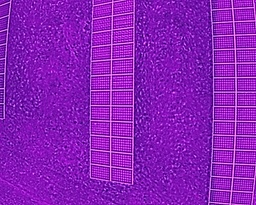
#> input picture data/raw/sample.JPG, 256 x 205 px, shrunk from 640 x 512 before the run
$ python main3.py   (older library calls are emulated)
#> lines starting #> are read from the running program, lines starting #| are printed output that depends on the picture; after the words box and inside, x2 and y2 are one past the last pixel; in counts of white or black regions, pixels touching at a corner belong together
### thermography/detection/preprocessing.py
import logging
from dataclasses import dataclass

import cv2
import numpy as np

from thermography.utils import scale_image, rotate_image

__all__ = ["PreprocessingParams", "FramePreprocessor"]


@dataclass
class PreprocessingParams:
    """Parameters used by the :class:`.FramePreprocessor`.
    Initializes the preprocessing parameters to their default value.

    Attributes:
        :param gaussian_blur: Radius of the gaussian blur to apply to the input image.
        :param image_scaling: Scaling factor to apply to the input image.
        :param image_rotation: Angle expressed in radiants used to rotate the input image.
        :param red_threshold: Temperature threshold used to discard `cold` unimportant areas in the image.
        :param min_area: Minimal surface of retained `important` areas of the image. Warm regions whose surface is smaller than this threshold are discarded.
    """
    gaussian_blur: int = 11
    image_scaling: float = 8.0
    image_rotation: int = 0
    red_threshold: int = 120
    min_red_contour: int = 120
    min_area: int = 250 * 250
    pixel_outsider_percentage: int = 0.03


class FramePreprocessor:
    """Class responsible for preprocessing an image frame."""

    def __init__(self, input_image: np.ndarray, params: PreprocessingParams = PreprocessingParams()):
        """Initializes the frame preprocessor with the input image and the preprocessor parameters.

        :param input_image: RGB or greyscale input image to be preprocessed.
        :param params: Preprocessing parameters.
        """
        self.input_image = input_image
        self.params = params
        self.preprocessed_image = None
        self.scaled_image_rgb = None
        self.scaled_image = None
        self.attention_image = None
        self.centroids = None
        self.mask = None

    @property
    def channels(self) -> int:
        """Returns the number of channels of the :attr:`self.input_image` image."""
        if len(self.input_image.shape) < 3:
            return 1
        elif len(self.input_image.shape) == 3:
            return 3
        else:
            raise ValueError("Input image has {} channels.".format(len(self.input_image.shape)))

    @property
    def gray_scale(self) -> bool:
        """Returns a boolean indicating wheter :attr:`self.input_image` is a greyscale image (or an RGB image where all channels are identical)."""
        if self.channels == 1:
            return True
        elif self.channels == 3:
            return (self.input_image[:, :, 0] == self.input_image[:, :, 1]).all() and \
                   (self.input_image[:, :, 0] == self.input_image[:, :, 2]).all()
        else:
            raise ValueError("Input image has {} channels.".format(len(self.input_image.shape)))

    def remove_reflections(self, input_image: np.ndarray) -> np.ndarray:
        """Returns an image with removed the most bright pixels (reflections), based on calculated image color histogram"""
        hi_percentage = self.params.pixel_outsider_percentage
        if hi_percentage == 0.0:
            return input_image
        grayed_image = cv2.cvtColor(input_image, cv2.COLOR_BGR2GRAY)

        # we want the hi_percentage brightest pixels
        hist = cv2.calcHist([grayed_image], [0], None, [256], [0, 256]).flatten()

        total_count = grayed_image.shape[0] * grayed_image.shape[1]  # height * width
        target_count = hi_percentage * total_count  # bright pixels look for
        summed = 0
        for i in range(255, 0, -1):
            summed += int(hist[i])
            if target_count <= summed:
                hi_thresh = i
                break
        else:
            hi_thresh = 0

        brightest_pixels_image = cv2.threshold(grayed_image, hi_thresh, 0, cv2.THRESH_TOZERO)[1]
        inpainted_image = cv2.inpaint(input_image, brightest_pixels_image, 9, cv2.INPAINT_TELEA)

        return inpainted_image

    # [34 lines left out: function remove_background, not called in this run]

    def preprocess(self) -> None:
        """Preprocesses the :attr:`self.input_image` following this steps:

            1. The image is scaled using the :attr:`self.params.image_scaling` parameter.
            2. The image is rotated using the :attr:`self.params.image_rotation` parameter.
            3. Attention detection.

                a. If the image is RGB, the :attr:`self.params.red_threshold` parameter is used to determine the attention areas of the image.
                b. Otherwise the entire image is kept as attention.

        """
        removed_reflections_img = self.remove_reflections(self.input_image)
        scaled_image = scale_image(removed_reflections_img, self.params.image_scaling)
        rotated_frame = rotate_image(scaled_image, self.params.image_rotation)

        if self.params.gaussian_blur > 0:
            rotated_frame = cv2.blur(rotated_frame, (self.params.gaussian_blur, self.params.gaussian_blur))

        if self.channels == 1:
            self.scaled_image = rotated_frame
            self.scaled_image_rgb = cv2.cvtColor(self.scaled_image, cv2.COLOR_GRAY2BGR)
            self.preprocessed_image = self.scaled_image.astype(np.uint8)
            mask = np.ones_like(self.scaled_image).astype(np.uint8) * 255
        else:
            if self.gray_scale:
                self.scaled_image_rgb = rotated_frame
                self.scaled_image = rotated_frame[:, :, 0]
                self.preprocessed_image = self.scaled_image.astype(np.uint8)
                mask = np.ones_like(self.scaled_image).astype(np.uint8) * 255
            else:
                self.scaled_image_rgb = rotated_frame
                self.scaled_image = cv2.cvtColor(self.scaled_image_rgb, cv2.COLOR_BGR2GRAY)

                thresholded_image = cv2.adaptiveThreshold(self.scaled_image, 255, cv2.ADAPTIVE_THRESH_GAUSSIAN_C,
                                                          cv2.THRESH_BINARY, 713, 1)
                # Perform dilation and erosion on the thresholded image to remove holes and small islands.
                kernel = cv2.getStructuringElement(cv2.MORPH_RECT, (7, 7))

                opening = cv2.morphologyEx(thresholded_image, cv2.MORPH_OPEN, kernel, iterations=2)
                distance_transform = cv2.distanceTransform(opening, cv2.DIST_L2, 3)
                _, sure_foreground_image = cv2.threshold(distance_transform, 0.01 * distance_transform.max(), 255, 0)
                sure_foreground_image = np.uint8(sure_foreground_image)
                background_removed_image = cv2.bitwise_and(self.scaled_image, sure_foreground_image)

                closing = cv2.morphologyEx(background_removed_image, cv2.MORPH_CLOSE, kernel)
                opening = cv2.morphologyEx(closing, cv2.MORPH_OPEN, kernel)

                # contours is a python list of all detected contours which are represented as numpy arrays of (x,y) coords.
                contours, hierarchy = cv2.findContours(opening, cv2.RETR_TREE, cv2.CHAIN_APPROX_SIMPLE)
                contours = [contour for contour in contours if cv2.contourArea(contour) > self.params.min_area]

                hulls = [cv2.convexHull(contour) for contour in contours]
                contours = hulls
                result_contours = []
                for contour in contours:
                    mask = np.zeros_like(self.scaled_image)
                    cv2.drawContours(mask, [contour], 0, (255), cv2.FILLED)
                    mask = mask.astype(np.float) / 255.
                    result = self.scaled_image_rgb[:, :, 2] * mask
                    red_channel = np.ma.masked_equal(result, 0)
                    v = np.ma.average(np.ma.masked_equal(red_channel, 0))
                    if v >= self.params.min_red_contour:
                        result_contours.append(contour)
                if len(contours) > len(result_contours):
                    logging.info("Reduced number of contours")

                mask = np.zeros_like(self.scaled_image)
                cv2.drawContours(mask, result_contours, -1, (255), cv2.FILLED)
                mask = cv2.dilate(mask, kernel, iterations=4)
                self.mask = mask
                mask = cv2.blur(mask, (25, 25))
                mask = mask.astype(np.float) / 255.
                self.preprocessed_image = (background_removed_image * mask).astype(np.uint8)
                mask = (mask * 255).astype(np.uint8)

        attention_mask = cv2.applyColorMap(mask, cv2.COLORMAP_WINTER)
        self.attention_image = np.empty_like(self.scaled_image_rgb)
        cv2.addWeighted(cv2.cvtColor(self.scaled_image, cv2.COLOR_GRAY2BGR), 0.7, attention_mask, 0.3, 0,
                        self.attention_image)

### thermography/utils/images.py
import cv2
import numpy as np

__all__ = ["rotate_image",
           "scale_image"]


def rotate_image(image: np.ndarray, a: float):
    """
    Rotates the input image by a radiants in counter-clock-wise direction.

    :param image: Image to be rotated.
    :param a: Rotation angle expressed in radiants.
    :return: Rotated version of the input image.
    """
    (h, w) = image.shape[:2]
    center = (w / 2, h / 2)

    # Perform the rotation
    M = cv2.getRotationMatrix2D(center, a / np.pi * 180, 1.0)
    rotated = cv2.warpAffine(image, M, (w, h))
    return rotated


def scale_image(input_image: np.ndarray, s: float):
    """
    Scales an input image by the value passed as parameter.

    :param input_image: Image to be scaled.
    :param s: Scalar value to be applied to the scaling procedure.
    :return: A copy of the input image scaled by the passed parameter.
    """
    return cv2.resize(src=input_image, dsize=(0, 0), fx=s, fy=s)

### thermography/detection/intersection_detection.py
import numpy as np
# from simple_logger import Logger

from thermography.utils.geometry import angle, angle_diff, segment_segment_intersection

__all__ = ["IntersectionDetector", "IntersectionDetectorParams"]


class IntersectionDetectorParams:
    """Parameters used by the :class:`.IntersectionDetector`."""

    def __init__(self):
        """Initializes the intersection detector parameters to their default value.

        :ivar angle_threshold: Only intersections between segments which deviate less than this parameter from the canonical 90° angle are accepted.
        """
        # All intersections between segments whose relative angle is larger than this threshold are ignored.
        self.angle_threshold = np.pi / 180 * 30


class IntersectionDetector:
    """Class responsible for detecting intersections between segments."""

    # [59 lines left out: functions __init__, detect, __detect_intersections_between_clusters, not called in this run]

### main3.py
import cv2
import numpy as np
from collections import defaultdict
from bisect import bisect
from thermography.detection import FramePreprocessor, RectangleDetector


# Constants


RHOTHETA = "rhotheta"
ENDPOINT = "endpoint"
ERRORVAL = np.nan


# Utility Functions


def linetype(line):
    """Returns 'rhotheta' if line is defined by two variables,
    i.e. [[rho, theta]], or 'endpoint' if line is defined by four
    variables, i.e. [[x1, y1, x2, y2]].
    Parameters
    ----------
    line : np.ndarray
        Either np.array([[rho, theta]]) or np.array([[x1, y1, x2, y2]])
        where theta is in radians.
    Returns
    -------
    linetype : str
        'rhotheta' if line contains two vars; 'endpoint' if four.
    Example
    -------
    >>> import numpy as np
    >>> rho, theta = 5, np.pi/4
    >>> line_rhotheta = np.array([[rho, theta]])
    >>> x1, y1, x2, y2 = 0, 0, 50, 100
    >>> line_endpoint = np.array([[x1, y1, x2, y2]])
    >>> linetype(line_rhotheta)
    'rhotheta'
    >>> linetype(line_endpoint)
    'endpoint'
    """

    if len(line[0]) == 2:
        return RHOTHETA
    elif len(line[0]) == 4:
        return ENDPOINT
    else:
        raise TypeError


def lineangle(line):
    """Returns the angle (in radians) of the line in [0, 2π).
    Lines in rho-theta form are only defined with theta in [0, π)
    but allows negative rho values; this function takes into account
    the sign of rho to determine the angle in [0, 2π).
    Similarly, lines in endpoint form will return different angles if
    their endpoints are flipped.
    Parameters
    ----------
    line : np.ndarray
        Either np.array([[rho-theta]]) or np.array([[x1, y1, x2, y2]])
        where `theta` is in radians.
    Returns
    -------
    angle : float
        Angle in radians in the interval [0, 2π) of the line.
    Example
    -------
    >>> import numpy as np
    >>> rho, theta = -5, 3*np.pi/4
    >>> line_rhotheta = create_line(rho, theta)
    >>> x1, y1, x2, y2 = 0, 0, 50, 50
    >>> line_endpoint = create_line(x1, y1, x2, y2)
    >>> print('lineangle(line_rhotheta):', lineangle(line_rhotheta))
    lineangle(line_rhotheta): 0.785398163397
    >>> print('lineangle(line_endpoint):', lineangle(line_endpoint))
    lineangle(line_endpoint): 0.785398163397
    >>> print('radian(45 degrees):', np.pi/4)
    radian(45 degrees): 0.7853981633974483
    """

    _linetype = linetype(line)
    if _linetype == RHOTHETA:
        # actual angle of line is perpendicular to theta
        rho, theta = line[0]
        if rho >= 0:
            angle = theta + np.pi / 2
        else:
            angle = theta - np.pi / 2
        return angle % (2 * np.pi)
    elif _linetype == ENDPOINT:
        x1, y1, x2, y2 = line[0]
        angle = np.arctan2(y2 - y1, x2 - x1)
        return angle % (2 * np.pi)
    else:
        raise TypeError


# [158 lines left out: functions isparallel, length, create_line_rhotheta, create_line_endpoint, create_line, point_line_dist, not called in this run]


def point_point_dist(point1, point2):
    return length(np.array([[*point1, *point2]]))


# Conversion Functions


# [193 lines left out: functions endpoint, rhotheta, convert, pointslope, slopeintercept, segment_angle_kmeans, not called in this run]


def segment_angle_range(lines, step=np.pi / 2):
    """Groups lines based on angle.
    Chops up the interval [0, π) into ceil(π/step) bins and assigns
    each line to a bin. The first bin is only half-width and merged
    with the last bin so lines that are nearly horizontal are counted
    in the same bin.
    """
    angle_cuts = np.arange(step / 2, np.pi, step=step)
    segmented = defaultdict(list)
    for line in lines:
        angle_bin = bisect(angle_cuts, lineangle(line) % np.pi) % len(angle_cuts)
        segmented[angle_bin].append(line)
    segmented = list(segmented.values())
    return segmented


# [128 lines left out: functions segment_angle_linspace, rhotheta_intersection, endpoint_intersection, intersection, draw_lines, mark_endpoints and 1 more, not called in this run]


def preprocess_frame(frame) -> None:
    frame_preprocessor = FramePreprocessor(input_image=frame)
    frame_preprocessor.preprocess()
    return frame_preprocessor.preprocessed_image, frame_preprocessor.scaled_image_rgb

# [5 lines left out: function detect_rectangles, not called in this run]


image_path = "data/raw/sample.JPG"
img = cv2.imread(image_path, cv2.IMREAD_COLOR)
#> img is the input picture: shape (205, 256, 3); mean B, G, R 185.4, 30.8, 138.4
img = cv2.cvtColor(img, cv2.COLOR_BGR2HSV)

preprocessed, last_rgb = preprocess_frame(img)
#> in remove_reflections, `hist = cv2.calcHist([grayed_image], [0], None, [256], [0, 256]).flatte..`: hist = 256 values, max 2754 at index 204, min 0 at index 0, mean 205
#> the loop in remove_reflections, `for i in range(255, 0, -1):` made 43 passes
#> summed on passes 1 to 4: 0, 0, 0, 0
#> after the loop in remove_reflections, `for i in range(255, 0, -1):`: summed = 2044
#> in preprocess, `thresholded_image = cv2.adaptiveThreshold(self.scaled_image, 255, cv2...`:
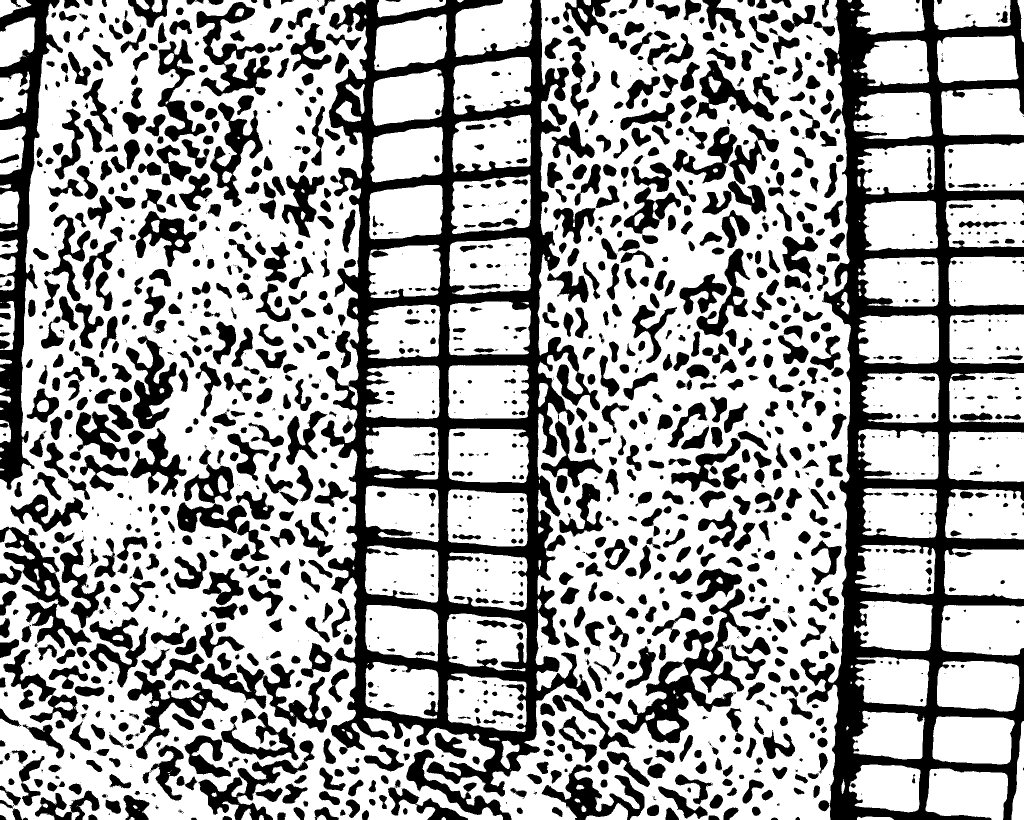
#> thresholded_image: shape (1640, 2048) (shown at 1/2 size); 65.2% white; 1738 black regions (466 under 20 px), largest, box (x1, y1, x2, y2) and area: (642, 0, 1200, 1593) 233614, (1601, 0, 2048, 1640) 198841, (0, 0, 126, 980) 36627
#> in preprocess, `contours, hierarchy = cv2.findContours(opening, cv2.RETR_TREE, cv2.CHA..`: contours = 534 contours; largest, box (x1, y1, x2, y2) and area: (42, 0, 727, 957) 461978, (1076, 350, 1701, 1640) 427933, (1239, 48, 1695, 711) 102644, (88, 89, 527, 716) 98360, (110, 946, 536, 1289) 62583
#> in preprocess, `contours = [contour for contour in contours if cv2.contourArea(contour..`: contours = 5 contours; box (x1, y1, x2, y2) and area: (42, 0, 727, 957) 461978, (1076, 350, 1701, 1640) 427933, (1239, 48, 1695, 711) 102644, (88, 89, 527, 716) 98360, (110, 946, 536, 1289) 62583
#> in preprocess, `hulls = [cv2.convexHull(contour) for contour in contours]`: hulls = 5 contours; box (x1, y1, x2, y2) and area: (1076, 350, 1701, 1640) 686402, (42, 0, 727, 957) 607052, (1239, 48, 1695, 711) 206046, (88, 89, 527, 716) 188235, (110, 946, 536, 1289) 104451
#> in preprocess, `contours = hulls`: contours has the same summary as hulls
#> the loop in preprocess, `for contour in contours:` made 5 passes
#> v on passes 1 to 4: 184.5, 180.2, 177.7, 181
#> after the loop in preprocess, `for contour in contours:`:
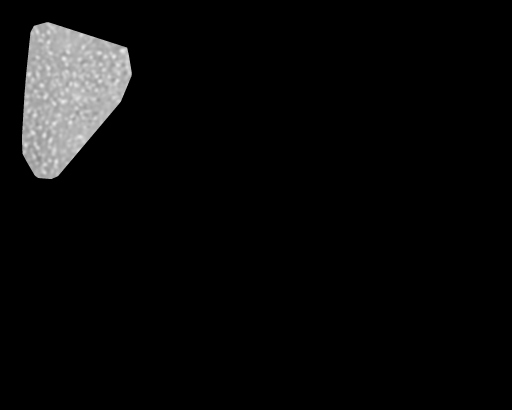
#> red_channel: shape (1640, 2048) float64 (shown at 1/4 size); min 0, max 236, mean 10.2
#> after the loop in preprocess, `for contour in contours:`: result_contours has the same summary as hulls

# resized = cv2.resize(src=img, dsize=(0, 0), fx=8, fy=8)
# blurred = cv2.blur(resized, (15, 15))
# grayed = blurred
canny = cv2.Canny(image=preprocessed, threshold1=50, threshold2=100, apertureSize=3)
lines = cv2.HoughLinesP(canny, 1, np.pi / 180, 60, minLineLength=100, maxLineGap=150)
#> lines = 645 rows, first 6: [1403, 1614, 1435, 672], [1602, 24, 1630, 1597], [1511, 1632, 1538, 68], [1628, 1596, 1655, 30], [1053, 683, 1681, 1311], [1053, 921, 1694, 909]

segmented = segment_angle_range(lines)
#> the loop in segment_angle_range, `for line in lines:` made 645 passes
#> (x1 in lineangle, y1 in lineangle, x2 in lineangle, y2 in lineangle, angle in lineangle, angle_bin) on passes 1 to 3: (1403, 1614, 1435, 672, -1.54, 1), (1602, 24, 1630, 1597, 1.55, 1), (1511, 1632, 1538, 68, -1.55, 1)
#> segmented = 2 items


houghimg = preprocessed.copy()
for line in segmented[0]:
    for x1, y1, x2, y2 in line:
        color = [0,0,255] # color hoz lines red
        cv2.line(houghimg, (x1, y1), (x2, y2), color=color, thickness=1)
#> this loop made 439 passes
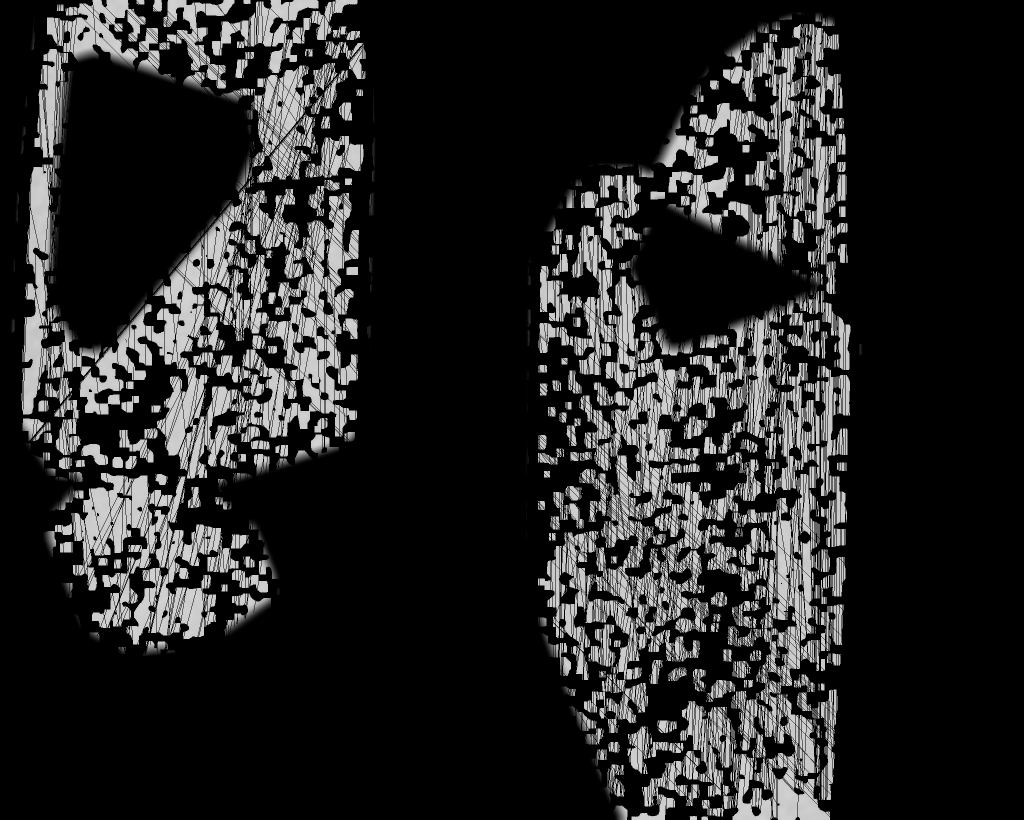
#> houghimg: shape (1640, 2048) (shown at 1/2 size); min 0, max 212, mean 36.4
for line in segmented[1]:
    for x1, y1, x2, y2 in line:
        color = [255,0,0] # color vert lines blue
        cv2.line(houghimg, (x1, y1), (x2, y2), color=color, thickness=1)
#> this loop made 206 passes
#> line on passes 1 to 3: [[1053, 921, 1694, 909]], [[1181, 333, 1672, 583]], [[96, 951, 744, 303]]
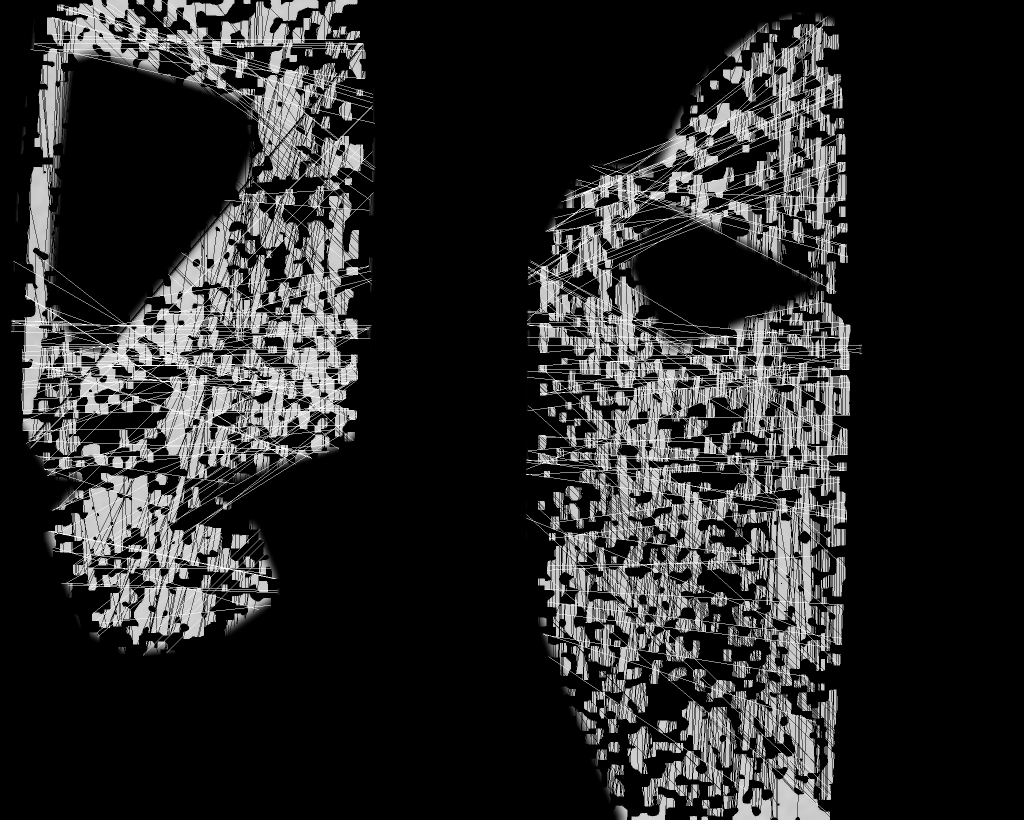
#> houghimg: shape (1640, 2048) (shown at 1/2 size); 3.12% of pixels changed, all inside (x1, y1, x2, y2) = (22, 0, 1724, 1630)

cv2.imshow("sd", houghimg)

# [19 lines of commented-out code are left out]
cv2.waitKey()
